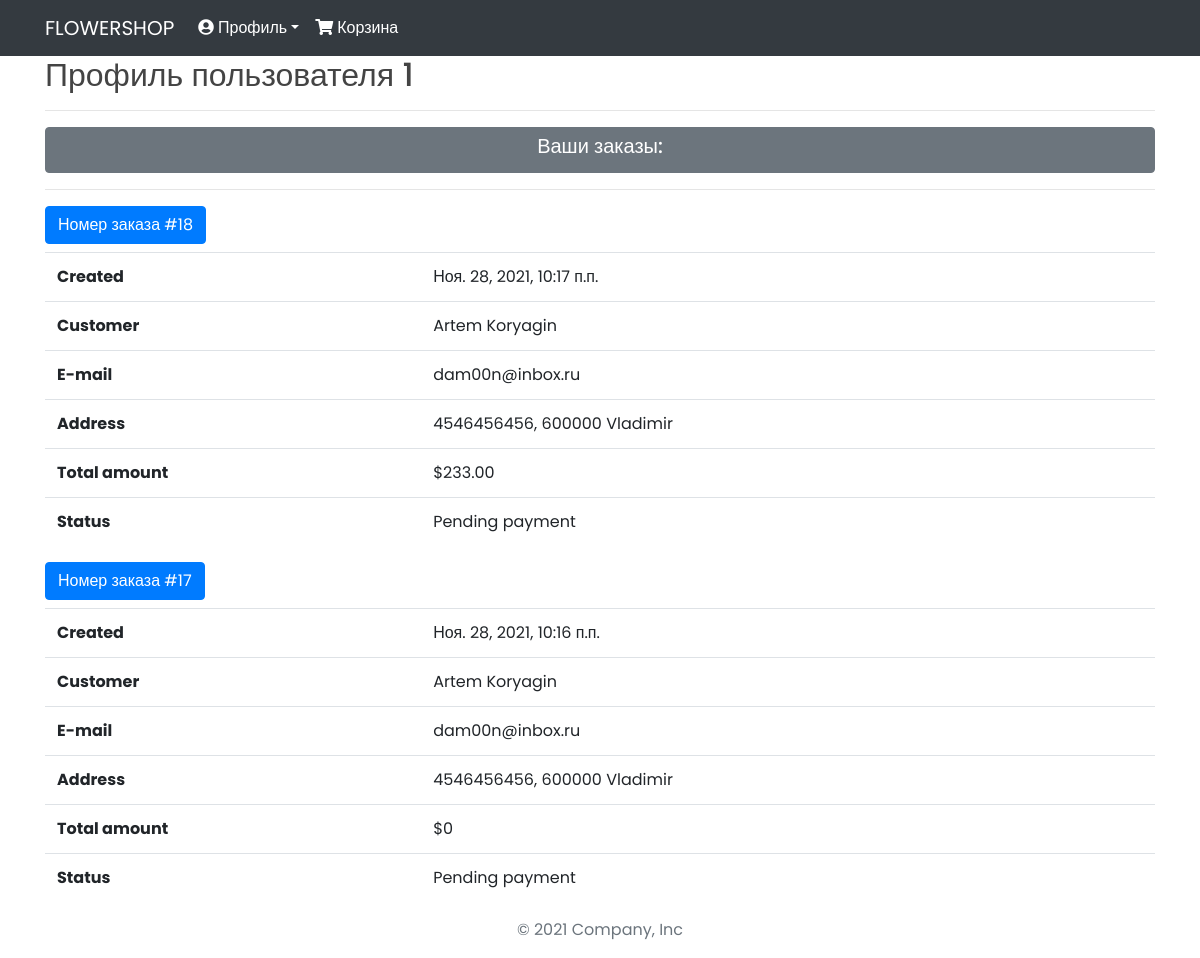
The app's page /accounts/profile/ (signed in) with its own data.
### accounts/models.py (models this page shows)
class User(AbstractUser):
    class Meta(AbstractUser.Meta):
        pass

### orders/models.py (models this page shows, shortened)
class Order(models.Model):
    first_name = models.CharField(max_length=50, verbose_name='Имя')
    last_name = models.CharField(max_length=50, verbose_name='Фамилия')
    email = models.EmailField(verbose_name='Адрес электронной почты')
    phone = models.CharField(verbose_name='Телефон', max_length=11, default='+7')
    address = models.CharField(max_length=250, verbose_name='Адрес')
    postal_code = models.CharField(max_length=10, verbose_name='Почтовый индекс')
    city = models.CharField(max_length=100, verbose_name='Город')
    owner = models.ForeignKey(User, on_delete=models.CASCADE, verbose_name='Покупатель', null=True)
    created = models.DateTimeField(auto_now_add=True, verbose_name='Создано')
    updated = models.DateTimeField(auto_now=True, verbose_name='Изменено')
    paid = models.BooleanField(default=False, verbose_name='Оплата')
    class Meta:
        ordering = ('-created',)
        verbose_name = 'Заказ'
        verbose_name_plural = 'Заказы'
    def get_total_cost(self):
        return sum(item.get_cost()
                    for item in self.items.all())

class OrderItem(models.Model):
    order = models.ForeignKey(Order, related_name='items', verbose_name='Заказ', on_delete=models.CASCADE)
    product = models.ForeignKey(Product, related_name='order_items', verbose_name='Товар', on_delete=models.CASCADE)
    price = models.DecimalField(max_digits=10, decimal_places=2, verbose_name='Цена')
    quantity = models.PositiveIntegerField(default=1, verbose_name='Количество')
    def get_cost(self):
        return self.price * self.quantity

### accounts/views.py (the view)
# urls.py: path('accounts/profile/', profile, name='profile'),
@login_required
def profile(request):
    orders = Order.objects.filter(owner=request.user)
    return render(request, 'main/profile.html', {'orders': orders})

### cart/cart.py (called while the page is built)
    def __len__(self):
        return sum(item['quantity'] for item in self.cart.values())

### cart/context_processors.py (called while the page is built)
def cart(request):
    return {'cart': Cart(request)}

### accounts/templates/main/profile.html (shortened to what this page needs)
{% extends 'shop/base.html' %}
{% block content %}
    <h2>Профиль пользователя {{ user.username }}</h2>
    <hr>
          <button type="button" name="" id="" class="btn btn-block btn-secondary"><h5>Ваши заказы:</h5></button>
    <hr>
    {% for order in orders %}
    <h2 class='btn btn-primary'>Номер заказа #{{order.id}}</h2>
    <table class='table'>
        <tr>
            <th>Created</th>
            <td>{{ order.created }}</td>
        </tr>
        <tr>
            <th>Customer</th>
            <td>{{ order.first_name }} {{ order.last_name }}</td>
        </tr>
        <tr>
            <th>E-mail</th>
            <td><a href="mailto:{{ order.email }}">{{ order.email }}</a></td>
        </tr>
        <tr>
            <th>Address</th>
            <td>{{ order.address }}, {{ order.postal_code }} {{ order.city }}</td>
        </tr>
        <tr>
            <th>Total amount</th>
            <td>${{ order.get_total_cost }}</td>
        </tr>
        <tr>
            <th>Status</th>
            <td>{% if order.paid %}Paid{% else %}Pending payment{% endif %}</td>
        </tr>
    </table>
    {% endfor %}
{% endblock content %}

### shop/static/main/style.css (style rules this page uses)
body { font-family: "Poppins", sans-serif; color: #444444; }
a, a:hover { text-decoration: none; color: inherit; }

### records on screen
User: username "1"
Order: id "18", created "Ноя. 28, 2021, 10:17 п.п.", first_name "Artem", last_name "Koryagin", email "dam00n@inbox.ru", address "4546456456", postal_code "600000", city "Vladimir", get_total_cost "233.00", paid "Pending payment"
Order: id "17", created "Ноя. 28, 2021, 10:16 п.п.", first_name "Artem", last_name "Koryagin", email "dam00n@inbox.ru", address "4546456456", postal_code "600000", city "Vladimir", get_total_cost "0", paid "Pending payment"
